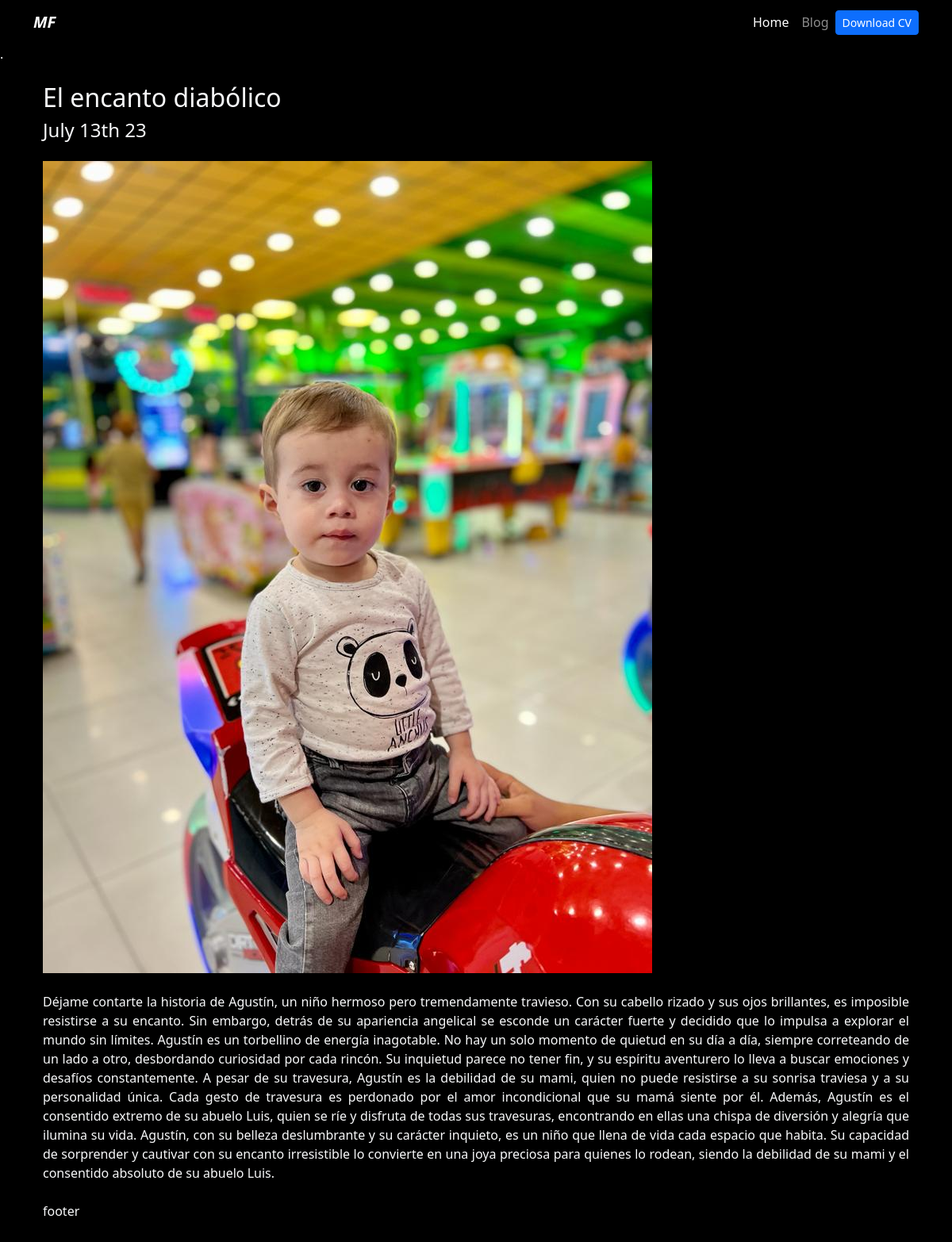
Page /blog/2 on the committed database.
### blog/models.py (models this page shows)
class Post(models.Model):
    title = models.CharField(max_length=100)
    description = models.TextField()
    image = models.ImageField(upload_to='blog/images')
    date = models.DateField(datetime.date.today)

### blog/views.py (the view)
# urls.py: path('<int:post_id>', post_detail, name='post_detail'),
def post_detail(request, post_id):
    post = get_object_or_404(Post, pk=post_id)
    return render(request, 'post_detail.html', {"post": post})

### blog/templates/post_detail.html
{% extends 'layout.html' %}
{% block content %}
<div>
<h2>{{post.title}}</h2>
<h3 class="my-2 h4">{{post.date|date:'F jS y'}}</h3>
<div class="my-4">
<img src="{{post.image.url}}" alt="{{post.title}}">
<div class="my-4">
<p style="text-align:justify;">{{post.description|safe}}</p>
{% endblock %}

### portfolio/static/main.css (style rules this page uses)
body { background-color: black; }

### rows in the picture
Post: title "El encanto diabólico", date "July 13th 23", image (picture), description "Déjame contarte la historia de Agustín, un niño hermoso pero tremendamente travieso. Con su cabello rizado y sus ojos brillantes, es imposible resistirse a su encanto. Sin embargo, detrás de su apariencia angelical se esconde un carácter fuerte y decidido que lo impulsa a explorar el mundo sin límites. Agustín es un torbellino de energía inagotable. No hay un solo momento de quietud en su día a día, siempre correteando de un lado a otro, desbordando curiosidad por cada rincón. Su inquietud parece no tener fin, y su espíritu aventurero lo lleva a buscar emociones y desafíos constantemente. A pesar de su travesura, Agustín es la debilidad de su mami, quien no puede resistirse a su sonrisa…"
